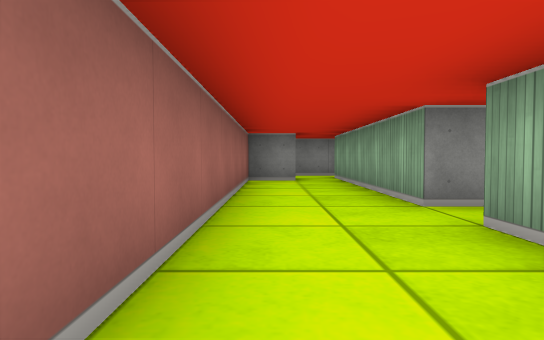
View 1 (above)

16 first-person views from a walk through a cub3D ray-caster map. The camera is about half as high as the walls, tilts 2° down and sees 75° across. The floor is counted in squares. Each view is taken from the middle of a square. On the plan, view 1 faces up. The plan holds only what a view shows up to about 9 squares ahead; the rest is blank.

View 2
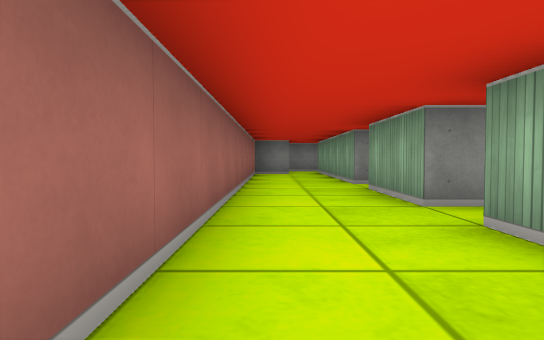

View 3
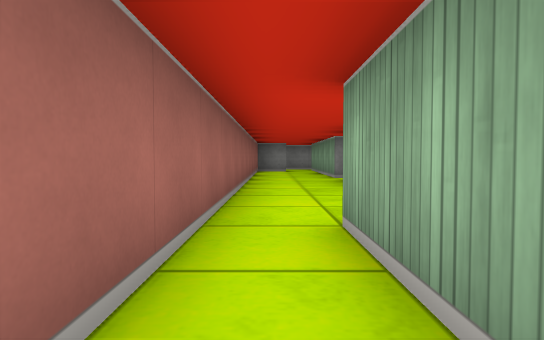

View 4
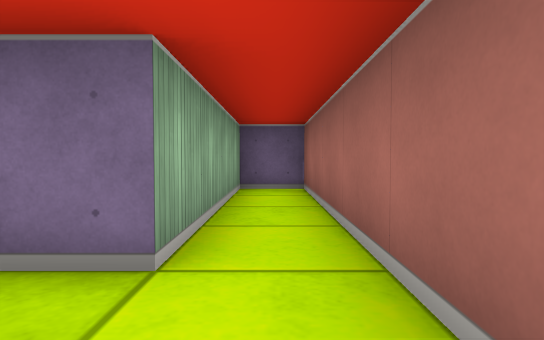

View 5
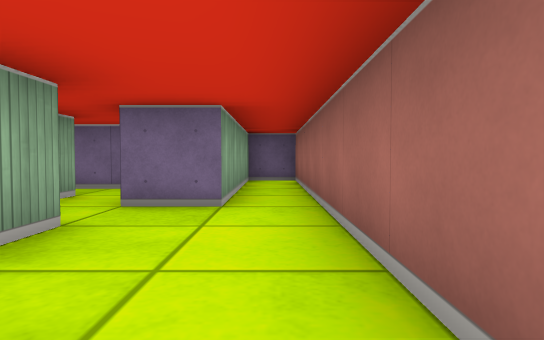

View 6
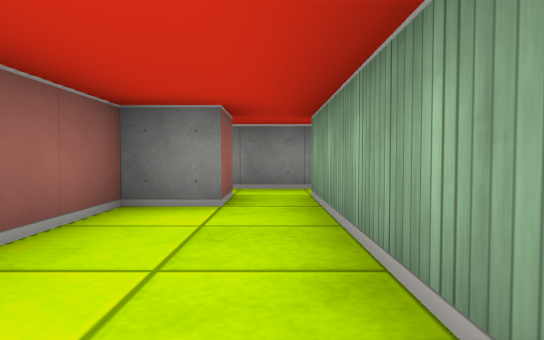

View 7
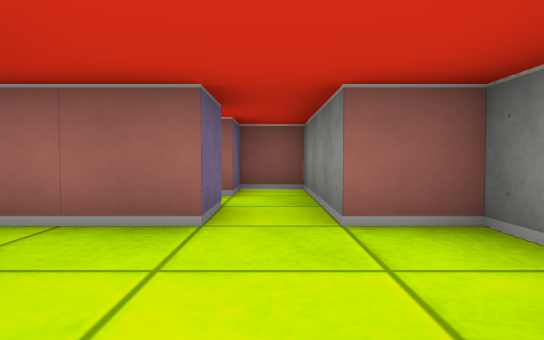

View 8
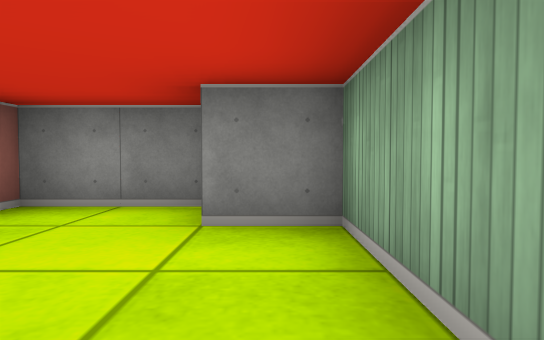

View 9
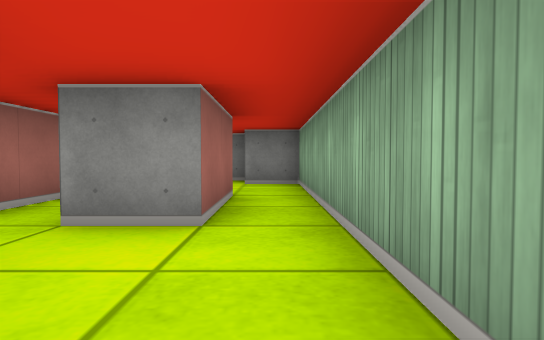

View 10
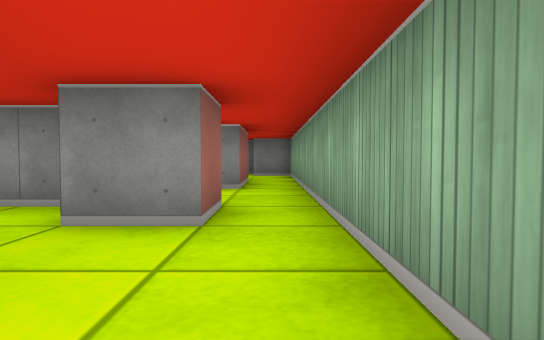

View 11
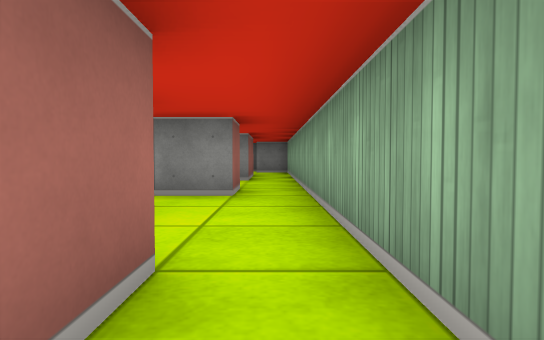

View 12
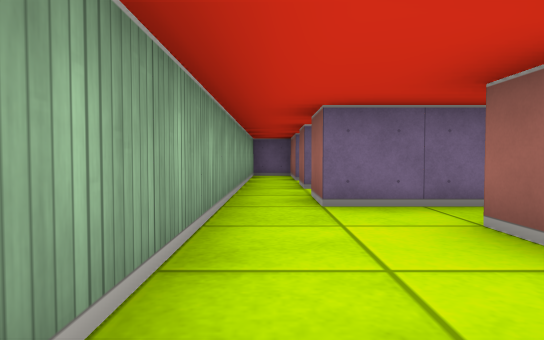

View 13
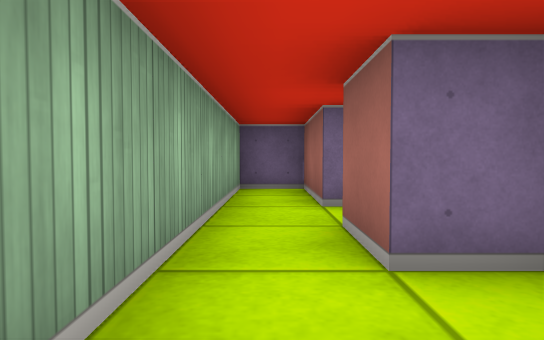

View 14
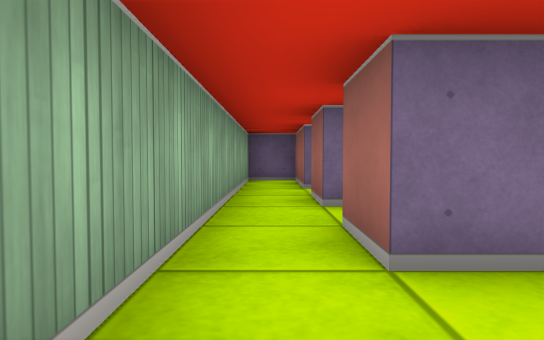

View 15
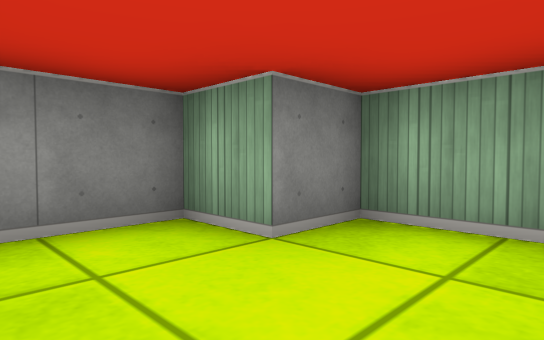

View 16
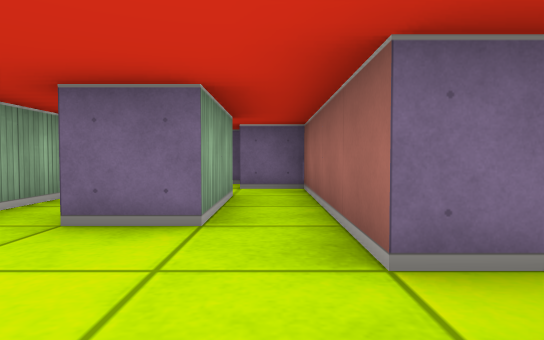

### Floor plan
Key: @ floor where view 1 was taken; # wall or solid block; . floor.
Columns run from 1 left of view 1 to 6 right of it. Each row starts with its distance up from view 1.
 11    ####
 10 ####..##
  9 #......#
  8 ##.#...#
  7 #..#.#.#
  6 #..#.#.#
  5 #..#...#
  4 #..##..#
  3 #...##.#
  2 #..#...#
  1 #..##..#
  0 #@.....#
 -1 #..###.#
 -2 #...#..#
 -3 #.#.##.#
 -4 #.#....#
 -5 #.####.#
 -6 #.#  #.#
 -7 ###  ###

Positions as (right, up) in squares from view 1, and headings:
1: (0, 0), facing up
2: (0, -3), facing up
3: (0, -5), facing up
4: (0, -1), facing down
5: (0, 1), facing down
6: (1, 4), facing up
7: (5, 9), facing left
8: (5, 7), facing up
9: (5, 3), facing up
10: (5, 0), facing up
11: (5, -2), facing up
12: (5, 3), facing down
13: (5, -1), facing down
14: (5, 1), facing down
15: (3, 8), facing up-right
16: (3, 10), facing down
